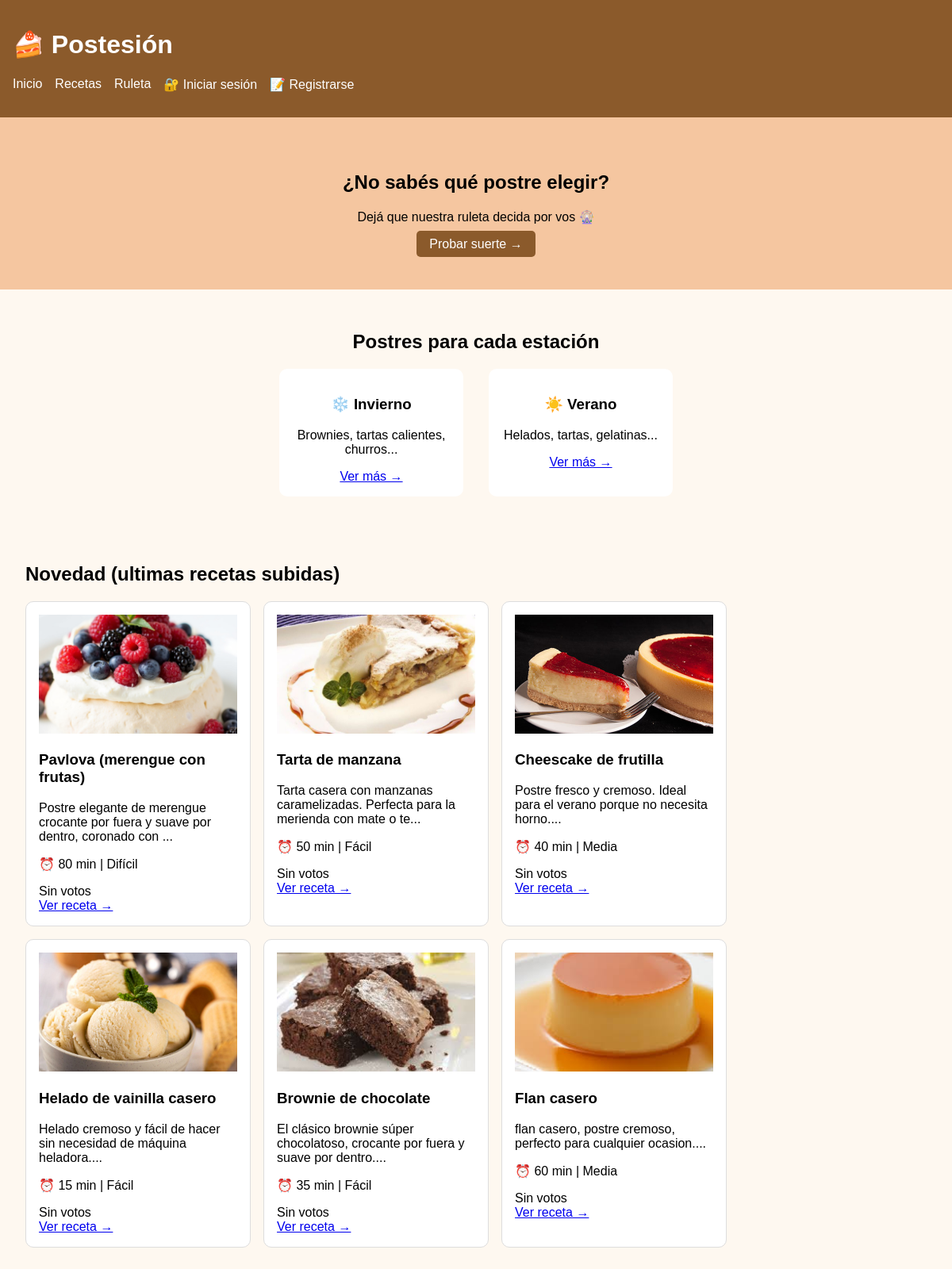
The app's page /proyecto_postres/index.php, older data.
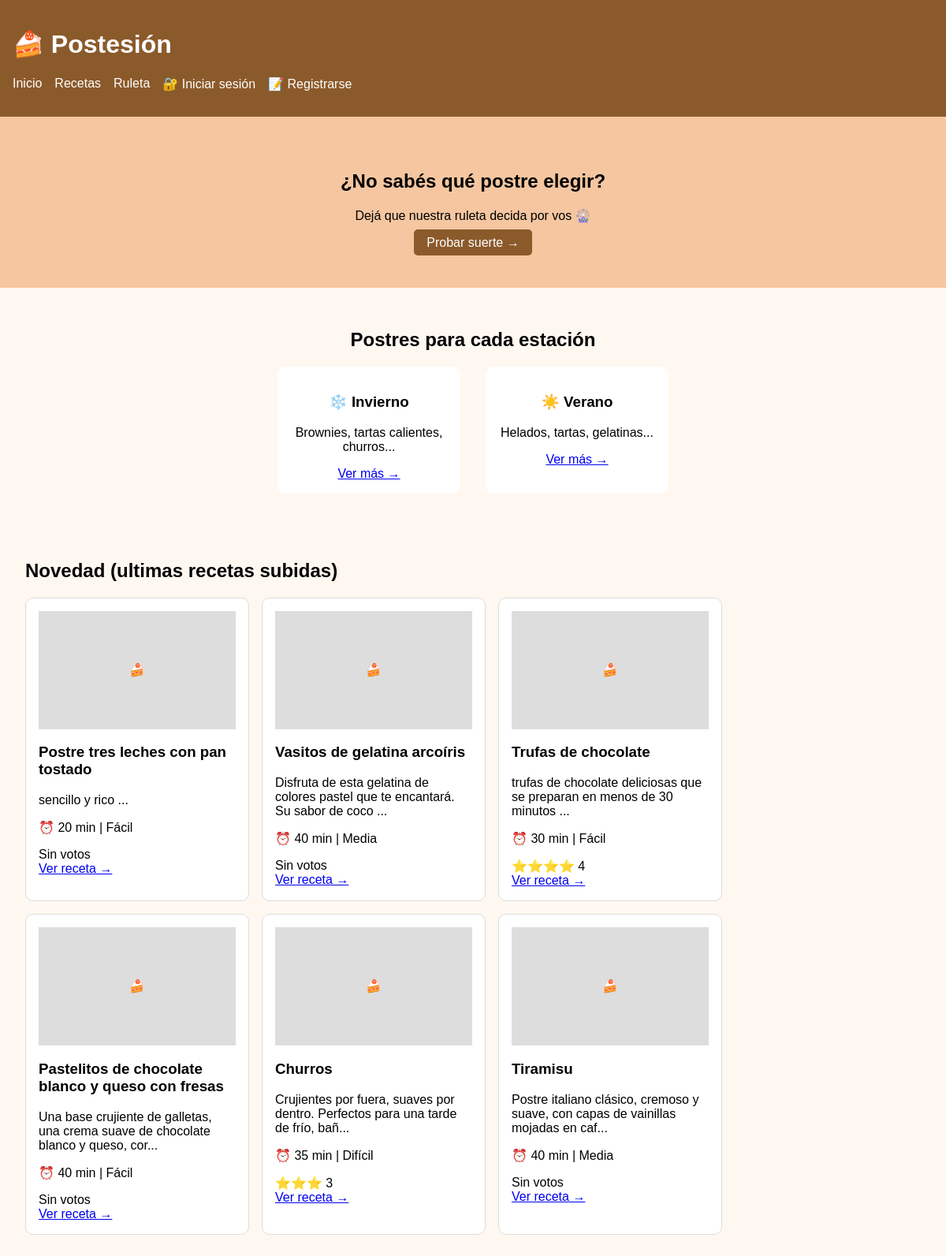
The same page, newer data.
### tables this page shows
CREATE TABLE `recetas` (
  `id` int(11) NOT NULL,
  `titulo` varchar(100) NOT NULL,
  `descripcion` text DEFAULT NULL,
  `ingredientes` text NOT NULL,
  `instrucciones` text NOT NULL,
  `tiempo_preparacion` int(11) DEFAULT NULL,
  `dificultad` enum('Fácil','Media','Difícil') NOT NULL DEFAULT 'Fácil',
  `imagen_url` varchar(255) DEFAULT NULL,
  `categoria_id` int(11) DEFAULT NULL,
  `usuario_id` int(11) DEFAULT NULL,
  `fecha_creacion` timestamp NOT NULL DEFAULT current_timestamp(),
  `votos_total` int(11) DEFAULT 0,
  `votos_count` int(11) DEFAULT 0
);

### proyecto_postres/index.php (the view, shortened to what this page needs)
<!DOCTYPE html>
<html>
<head>
</head>
<body>
<header>
    <h1>🍰 Postesión</h1>
    <nav>
        <ul>
            <li><a href="index.php">Inicio</a></li>
            <li><a href="recetas.php">Recetas</a></li>
            <li><a href="ruleta.php">Ruleta</a></li>
        <?php if(isset($_SESSION['usuario_id'])): ?>
                <li><a href="perfil.php">👤 <?php echo $_SESSION['nombre_usuario']; ?></a></li>
                <li><a href="subir_receta.php">➕ Subir receta</a></li>
                <li><a href="logout.php">Salir</a></li>
        <?php else: ?>
                <li><a href="login.php">🔐 Iniciar sesión</a></li>
                <li><a href="registro.php">📝 Registrarse</a></li>
            <?php endif; ?>
        </ul>
    </nav>
</header>
<section class="hero">
    <h2>¿No sabés qué postre elegir?</h2>
    <p>Dejá que nuestra ruleta decida por vos 🎡</p>
    <a href="ruleta.php" class="boton-principal">Probar suerte →</a>
</section>
<section class="categorias-destacadas">
    <h2>Postres para cada estación</h2>
    <div class="cards-categorias">
        <div class="card-categoria">
            <h3>❄️ Invierno</h3>
            <p>Brownies, tartas calientes, churros...</p>
            <a href="recetas.php?categoria=1">Ver más →</a>
        </div>
        <div class="card-categoria">
            <h3>☀️ Verano</h3>
            <p>Helados, tartas, gelatinas...</p>
            <a href="recetas.php?categoria=2">Ver más →</a>
        </div>
    </div>
</section>
<section class="ultimas-recetas">
    <h2> Novedad (ultimas recetas subidas)</h2>
    <div class="grid-recetas">
        <?php
        require_once 'conexion.php';
        $sql = "SELECT id, titulo, descripcion, tiempo_preparacion, dificultad, imagen_url, votos_total, votos_count FROM recetas ORDER BY fecha_creacion DESC LIMIT 6";
        $resultado = $conn->query($sql);
        if($resultado->num_rows > 0) {
            while($receta = $resultado->fetch_assoc()) {
                echo '<div class="tarjeta-receta">';
                if($receta['imagen_url'] && file_exists($receta['imagen_url'])) {
                    echo '<img src="' . $receta['imagen_url'] . '" style="width:100%; height:150px; object-fit:cover;">';
                } else {
                    echo '<div style="height:150px; background:#ddd; text-align:center; line-height:150px;">🍰</div>';
                }
                echo '<h3>' . htmlspecialchars($receta['titulo']) . '</h3>';
                echo '<p>' . substr(htmlspecialchars($receta['descripcion']), 0, 80) . '...</p>';
                echo '<p>⏰ ' . $receta['tiempo_preparacion'] . ' min | ' . $receta['dificultad'] . '</p>';
                if($receta['votos_count'] > 0) {
                    $promedio = round($receta['votos_total'] / $receta['votos_count'], 1);
                    $estrellas = str_repeat('⭐', floor($promedio));
                    echo '<div class="estrellas">' . $estrellas . ' ' . $promedio . '</div>';
                } else {
                    echo '<div class="estrellas">Sin votos</div>';
                }
                echo '<a href="receta_detalle.php?id=' . $receta['id'] . '">Ver receta →</a>';
                echo '</div>';
            }
        } else {
            echo '<p>No hay recetas aún. ¡Sé el primero en subir una!</p>';
        }
        ?>
    </div>
</section>
</body>
</html>

Row changes from the older to the newer data that the page shows:
no longer on this page (row edited): recetas: imagen_url (picture), titulo "Pavlova (merengue con frutas)", descripcion "Postre elegante de merengue crocante por fuera y suave por dentro, coronado con", tiempo_preparacion "80", dificultad "Difícil", votos_count "Sin votos"
no longer on this page (row unchanged): recetas: imagen_url (picture), titulo "Tarta de manzana", descripcion "Tarta casera con manzanas caramelizadas. Perfecta para la merienda con mate o te", tiempo_preparacion "50", dificultad "Fácil", votos_count "Sin votos"
no longer on this page (row edited): recetas: imagen_url (picture), titulo "Cheescake de frutilla", descripcion "Postre fresco y cremoso. Ideal para el verano porque no necesita horno.", tiempo_preparacion "40", dificultad "Media", votos_count "Sin votos"
no longer on this page (row edited): recetas: imagen_url (picture), titulo "Helado de vainilla casero", descripcion "Helado cremoso y fácil de hacer sin necesidad de máquina heladora.", tiempo_preparacion "15", dificultad "Fácil", votos_count "Sin votos"
no longer on this page (row unchanged): recetas: imagen_url (picture), titulo "Brownie de chocolate", descripcion "El clásico brownie súper chocolatoso, crocante por fuera y suave por dentro.", tiempo_preparacion "35", dificultad "Fácil", votos_count "Sin votos"
no longer on this page (row edited): recetas: imagen_url (picture), titulo "Flan casero", descripcion "flan casero, postre cremoso, perfecto para cualquier ocasion.", tiempo_preparacion "60", dificultad "Media", votos_count "Sin votos"
added recetas: titulo "Postre tres leches con pan tostado", descripcion "sencillo y rico", tiempo_preparacion "20", dificultad "Fácil", votos_count "Sin votos"
added recetas: titulo "Vasitos de gelatina arcoíris", descripcion "Disfruta de esta gelatina de colores pastel que te encantará. Su sabor de coco", tiempo_preparacion "40", dificultad "Media", votos_count "Sin votos"
added recetas: titulo "Trufas de chocolate", descripcion "trufas de chocolate deliciosas que se preparan en menos de 30 minutos", tiempo_preparacion "30", dificultad "Fácil", estrellas "⭐⭐⭐⭐", votos_total "4"
added recetas: titulo "Pastelitos de chocolate blanco y queso con fresas", descripcion "Una base crujiente de galletas, una crema suave de chocolate blanco y queso, cor", tiempo_preparacion "40", dificultad "Fácil", votos_count "Sin votos"
added recetas: titulo "Churros", descripcion "Crujientes por fuera, suaves por dentro. Perfectos para una tarde de frío, bañ", tiempo_preparacion "35", dificultad "Difícil", estrellas "⭐⭐⭐", votos_total "3"
added recetas: titulo "Tiramisu", descripcion "Postre italiano clásico, cremoso y suave, con capas de vainillas mojadas en caf", tiempo_preparacion "40", dificultad "Media", votos_count "Sin votos"
